Frame 1 (no input): blank canvas, image omitted
Frame 60 (the mouse pressed at the canvas centre just before this capture): blank canvas, image omitted
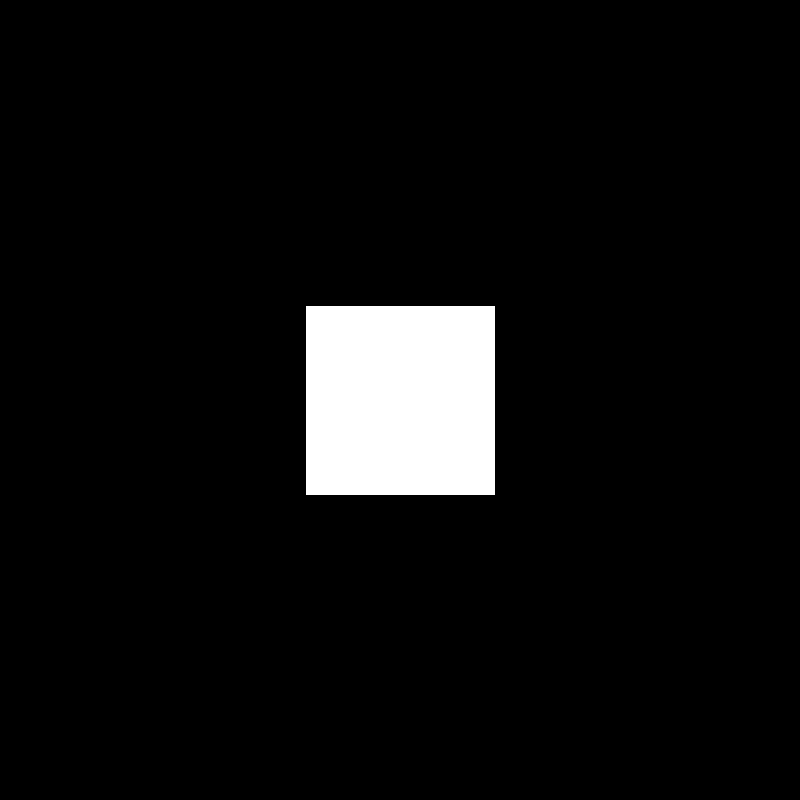
Frame 120 (the mouse held since frame 60 and released just before this capture)

The Processing sketch whose frames 1 and 60 were blank and that drew this single picture after the mouse press (run headless with seeded random() and noise(); from frame 60 on, the mouse is pressed at the canvas centre):

// Processing sketch: W3_Project
// ── W3_Project.pde
void setup() {
  size(800, 800);
  background(0);
  noCursor();

  len_x = 10;
}

int len_x;

void draw() {
  background(0, 30);

  if (mousePressed == true)
  {
    len_x+=3;
  } else len_x-=6;

  if (len_x <= 10) len_x = 10;

  fill(255);
  rect(mouseX-len_x/2, mouseY-len_x/2, len_x, len_x);

  println(mouseX + " " + mouseY);
}
